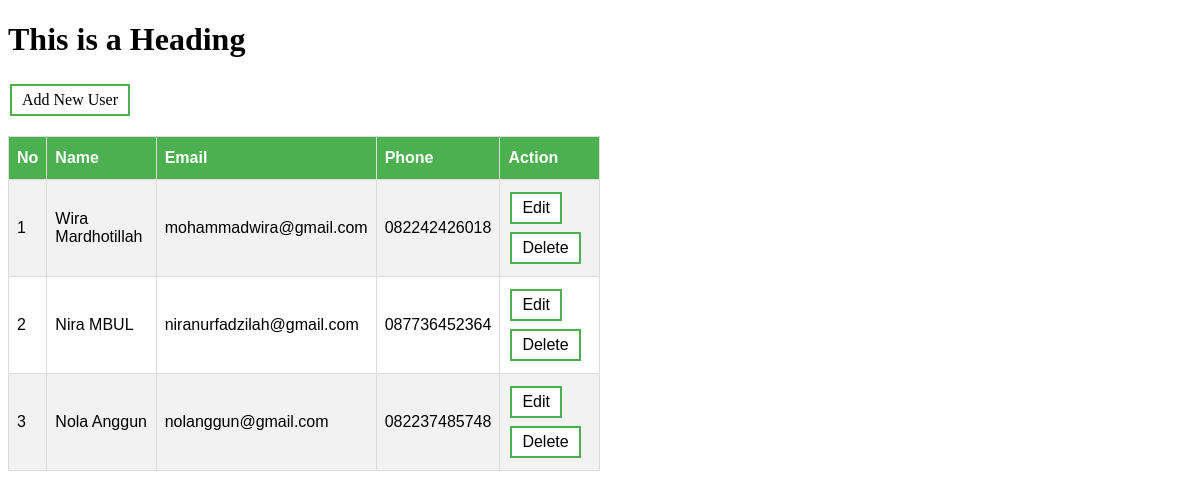
Before: / with the older database file.
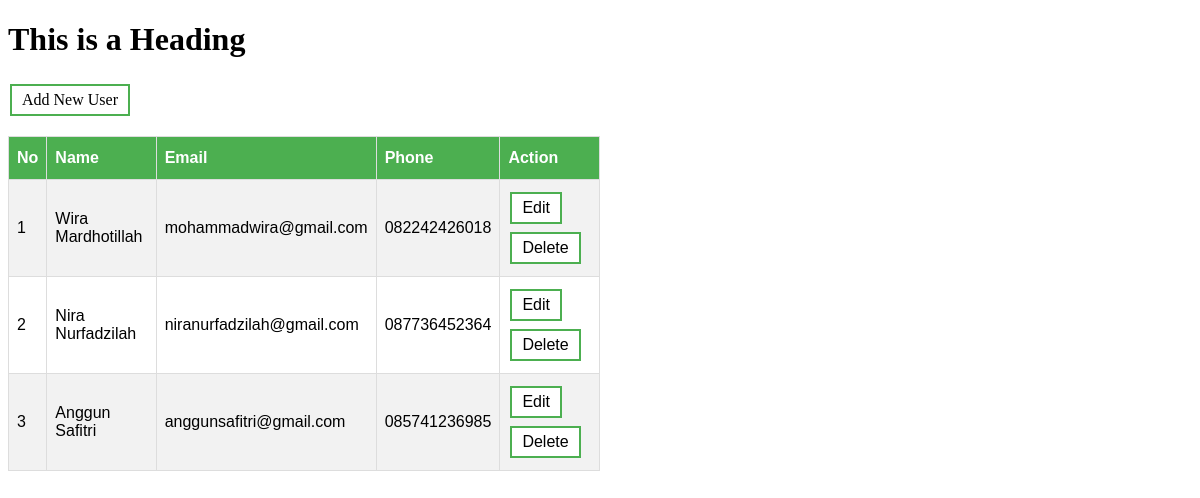
After: the same page with the newer database file.
### tables this page shows
CREATE TABLE `users` (
  `user_id` int(11) NOT NULL,
  `name` varchar(128) NOT NULL,
  `email` varchar(128) NOT NULL,
  `phone` varchar(15) NOT NULL
);

### index.php (the view, shortened to what this page needs)
<?php include "connection.php"; ?>
<!DOCTYPE html>
<html>
	<head>
		<link rel="stylesheet" type="text/css" href="styles.css">
	</head>
	<body>
		<h1>This is a Heading</h1>
		<p><a href="add.php" class="button button_style">Add New User</a></p>
		<table id="customers">
			<tr>
				<th>No</th>
				<th>Name</th>
				<th>Email</th>
				<th>Phone</th>
				<th>Action</th>
			</tr>
			<?php
				$sql = "SELECT * FROM users";
				$result = $conn->query($sql);
				$number = 0;
				if ($result->num_rows > 0) {
					while($row = $result->fetch_assoc()) {
						$number++;
			?>
			<tr>
				<td><?php echo $number; ?></td>
				<td><?php echo $row["name"]; ?></td>
				<td><?php echo $row["email"]; ?></td>
				<td><?php echo $row["phone"]; ?></td>
				<td>
					 <a href="edit.php?user_id=<?php echo $row["user_id"];?>" class="button button_style">Edit</a>
					 <a href="delete.php?user_id=<?php echo $row["user_id"];?>" class="button button_style">Delete</a>
				</td>
			</tr>
			<?php
					}
				} else {
					echo "<td colspan='5'>0 results</td>";
				}
			?>
		</table>
	</body>
</html>

### styles.css (style rules this page uses)
#customers { font-family: "Trebuchet MS", Arial, Helvetica, sans-serif; border-collapse: collapse; width: 50%; }
#customers td, #customers th { border: 1px solid #ddd; padding: 8px; }
#customers tr:nth-child(even) { background-color: #f2f2f2; }
#customers th { padding-top: 12px; padding-bottom: 12px; text-align: left; background-color: #4CAF50; color: white; }
.button { background-color: #4CAF50; border: none; color: white; padding: 5px 10px; text-align: center; text-decoration: none; display: inline-block; font-size: 16px; margin: 4px 2px; transition-duration: 0.4s; cursor: pointer; }
.button_style { background-color: white; color: black; border: 2px solid #4CAF50; }

Changed rows visible on the page:
removed users: name "Nola Anggun", email "nolanggun@gmail.com", phone "082237485748"
changed users "niranurfadzilah@gmail.com": name "Nira MBUL" → "Nira Nurfadzilah"
added users: name "Anggun Safitri", email "anggunsafitri@gmail.com", phone "085741236985"
